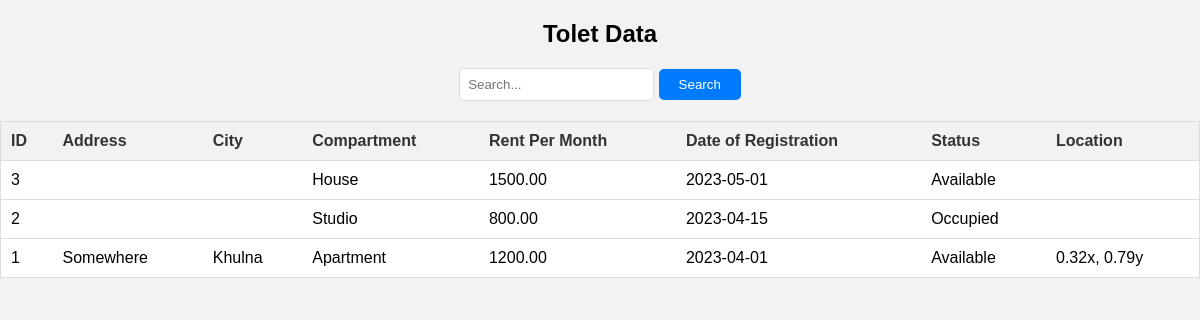
/views/tolet_list.php?sort=tolet_id&order=DESC, run on the app's committed database.
### tables this page shows
CREATE TABLE `tolet` (
  `tolet_id` int(11) NOT NULL,
  `location` varchar(255) NOT NULL,
  `address` varchar(255) NOT NULL,
  `city` varchar(255) NOT NULL,
  `compartment` varchar(255) DEFAULT NULL,
  `rent_per_month` decimal(10,2) DEFAULT NULL,
  `status` varchar(50) DEFAULT NULL,
  `date_of_registration` date DEFAULT NULL,
  `water_units` int(11) DEFAULT NULL,
  `status_toiletDoorLock` varchar(50) DEFAULT NULL,
  `status_DoorLock` varchar(50) DEFAULT NULL,
  `status_washinkSink` varchar(50) DEFAULT NULL,
  `status_toiletSink` varchar(50) DEFAULT NULL,
  `status_windows` varchar(50) DEFAULT NULL,
  `status_paint` varchar(50) DEFAULT NULL,
  `status_electricity` varchar(50) DEFAULT NULL,
  `status_number_of_Bulbs` int(11) DEFAULT NULL,
  `status_keyHolder` varchar(50) DEFAULT NULL,
  `created_by` int(11) DEFAULT NULL
);

### views/tolet_list.php (the view, shortened to what this page needs)
<?php
require_once "../config/dbconfig.php";
$sortColumn = isset($_GET['sort']) ? $_GET['sort'] : 'tolet_id';
$sortOrder = isset($_GET['order']) ? $_GET['order'] : 'ASC';
$validColumns = array('tolet_id', 'location', 'address', 'city', 'compartment', 'rent_per_month', 'status', 'date_of_registration');
$sortColumn = in_array($sortColumn, $validColumns) ? $sortColumn : 'tolet_id';
$searchQuery = "";
if(isset($_GET['search'])) {
    $searchQuery = $conn->real_escape_string($_GET['search']);
    $searchParams = array("%$searchQuery%", "%$searchQuery%", "%$searchQuery%");
    $sql = "SELECT tolet_id, location, address, city, compartment, rent_per_month, status, date_of_registration
            FROM tolet
            WHERE location LIKE ? OR address LIKE ? OR city LIKE ?
            ORDER BY $sortColumn $sortOrder";
    $stmt = $conn->prepare($sql);
    $stmt->bind_param("sss", ...$searchParams);
} else {
    $sql = "SELECT tolet_id, location, address, city, compartment, rent_per_month, status, date_of_registration
            FROM tolet
            ORDER BY $sortColumn $sortOrder";
    $stmt = $conn->prepare($sql);
}
$stmt->execute();
$result = $stmt->get_result();
?>
<!DOCTYPE html>
<html lang="en">
<head>
</head>
<body>
<h2>Tolet Data</h2>
<form method="GET" style="text-align: center;">
    <input type="text" name="search" placeholder="Search..." value="<?php echo htmlspecialchars($searchQuery); ?>">
    <button type="submit">Search</button>
</form>
<table>
    <tr>
        <th><a href="?sort=tolet_id&order=<?php echo $sortColumn == 'tolet_id' && $sortOrder == 'ASC' ? 'DESC' : 'ASC'; ?>">ID</a></th>
        <th><a href="?sort=address&order=<?php echo $sortColumn == 'address' && $sortOrder == 'ASC' ? 'DESC' : 'ASC'; ?>">Address</a></th>
        <th><a href="?sort=city&order=<?php echo $sortColumn == 'city' && $sortOrder == 'ASC' ? 'DESC' : 'ASC'; ?>">City</a></th>
        <th><a href="?sort=compartment&order=<?php echo $sortColumn == 'compartment' && $sortOrder == 'ASC' ? 'DESC' : 'ASC'; ?>">Compartment</a></th>
        <th><a href="?sort=rent_per_month&order=<?php echo $sortColumn == 'rent_per_month' && $sortOrder == 'ASC' ? 'DESC' : 'ASC'; ?>">Rent Per Month</a></th>
        <th><a href="?sort=date_of_registration&order=<?php echo $sortColumn == 'date_of_registration' && $sortOrder == 'ASC' ? 'DESC' : 'ASC'; ?>">Date of Registration</a></th>
        <th><a href="?sort=status&order=<?php echo $sortColumn == 'status' && $sortOrder == 'ASC' ? 'DESC' : 'ASC'; ?>">Status</a></th>
        <th><a href="?sort=location&order=<?php echo $sortColumn == 'location' && $sortOrder == 'ASC' ? 'DESC' : 'ASC'; ?>">Location</a></th>
    </tr>
    <?php
    while ($row = $result->fetch_assoc()) {
        echo "<tr class='clickable' onclick='submitForm(\"tolet_details.php\", {$row["tolet_id"]});'>";
        echo "<td>" . $row["tolet_id"] . "</td>";
        echo "<td>" . $row["address"] . "</td>";
        echo "<td>" . $row["city"] . "</td>";
        echo "<td>" . $row["compartment"] . "</td>";
        echo "<td>" . $row["rent_per_month"] . "</td>";
        echo "<td>" . $row["date_of_registration"] . "</td>";
        echo "<td>" . $row["status"] . "</td>";
        echo "<td>" . $row["location"] . "</td>";
        echo "</tr>";
    }
    ?>
</table>
</body>
</html>

### views/tolet_list.php (style rules this page uses)
body { font-family: Arial, sans-serif; margin: 0; padding: 0; background-color: #f2f2f2; }
h2 { text-align: center; margin-top: 20px; margin-bottom: 20px; }
table { width: 100%; border-collapse: collapse; margin: 20px auto; background-color: #fff; border: 1px solid #ddd; }
th, td { padding: 10px; text-align: left; border-bottom: 1px solid #ddd; }
th { background-color: #f2f2f2; cursor: pointer; }
th a { text-decoration: none; color: #333; }
input[type="text"] { padding: 8px; border: 1px solid #ddd; border-radius: 5px; }
button[type="submit"] { padding: 8px 20px; background-color: #007bff; color: #fff; border: none; border-radius: 5px; cursor: pointer; }
tr.clickable { cursor: pointer; }

### data on the page
tolet: tolet_id "3", compartment "House", rent_per_month "1500.00", date_of_registration "2023-05-01", status "Available"
tolet: tolet_id "2", compartment "Studio", rent_per_month "800.00", date_of_registration "2023-04-15", status "Occupied"
tolet: tolet_id "1", address "Somewhere", city "Khulna", compartment "Apartment", rent_per_month "1200.00", date_of_registration "2023-04-01", status "Available", location "0.32x, 0.79y"
